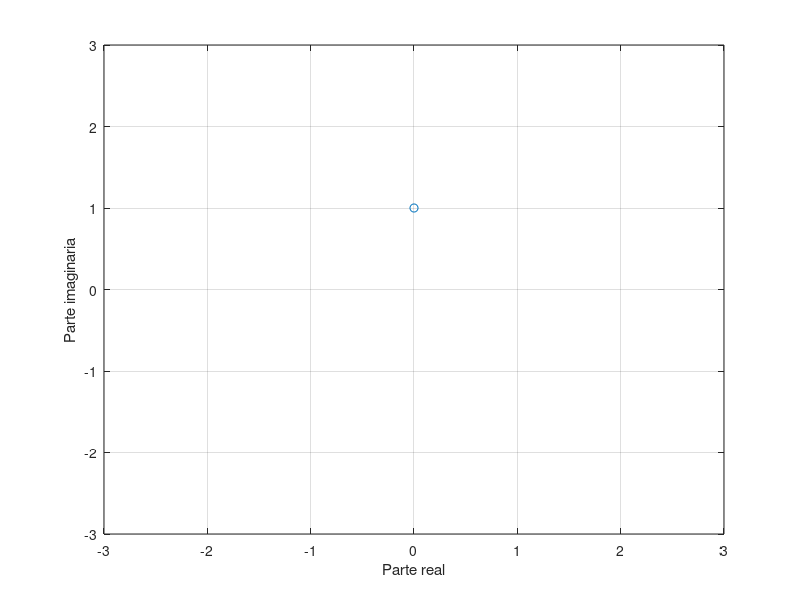

This chart was generated by the following MATLAB code:
clear all;
close all;
m=1;
g=90;
r=g*pi/180
z=m*exp(j*r)
%z=1*exp(j*90*pi/180)
plot(z,'o');
axis([-3 3 -3 3]);
grid;
xlabel('Parte real');
ylabel('Parte imaginaria');